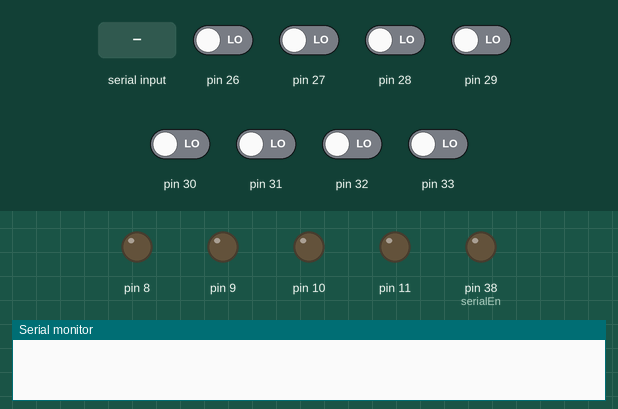
Bench run of a sketch on a simulated Arduino Mega 2560, built with avr-gcc and run on an emulated ATmega2560. Shown: output pins drawn as LEDs (lit = HIGH), the last lines printed to the serial monitor. The test bench sets the inputs (shaded band); at power-on: pin 26–33 LOW.

Above: at 2.2 s.
2.3 s: "X" received over the second serial link
At 3.5 s:
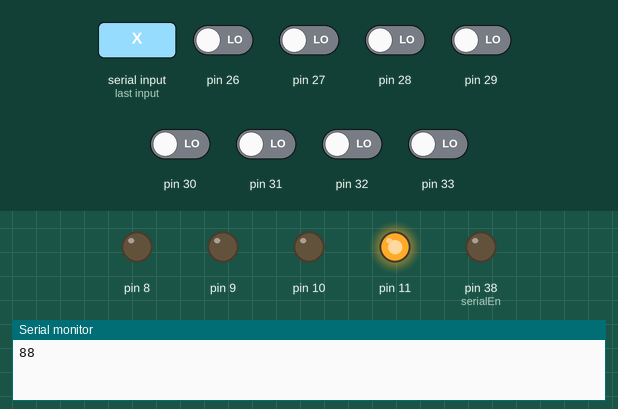
3.8 s: "S" received over the second serial link
At 4.6 s:
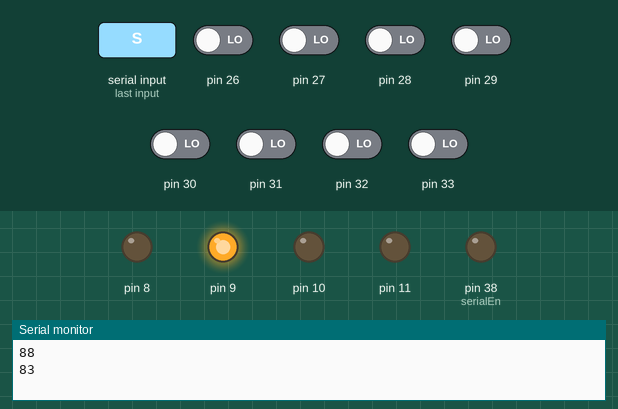
5.3 s: "T" received over the second serial link
At 5.7 s:
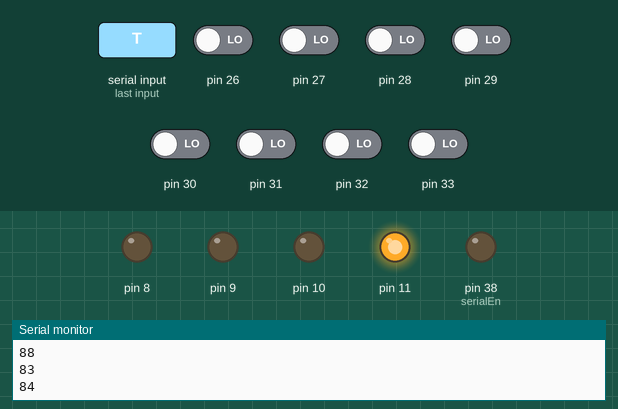
6.8 s: "B" received over the second serial link
At 8.1 s:
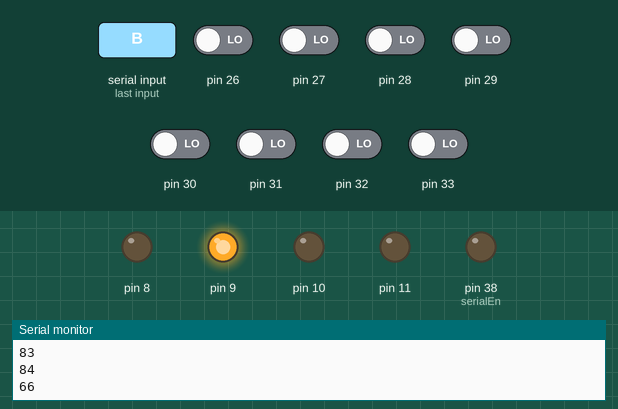
Timing chart, 0 to 9.3 s (numbered marks = the images above; inputs shaded):
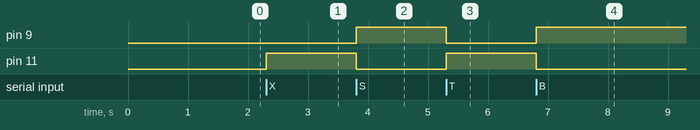

The sketch:

PID_BASE.ino
```cpp
#include <SoftwareSerial.h>

//Digital Reading storage
int l3,l2,l1,cl,cr,r1,r2,r3;

const byte serialEn = 38;        // Connect UART output enable of LSA08 to pin 2
const byte junctionPulse = 40;    // Connect JPULSE of LSA08 to pin 4
char address = 0x01;    // UART address as 0x01

unsigned int junctionCount = 0;

int lasterror = 0;
int error_sum = 0;

void setup() {
  pinMode(serialEn,OUTPUT);   // Setting serialEn as digital output pin
  pinMode(junctionPulse,INPUT);   // Setting junctionPulse as digital input pin

  //Motors
  pinMode(8,OUTPUT);
  pinMode(9,OUTPUT);
  pinMode(10,OUTPUT);
  pinMode(11,OUTPUT);

  //LSA DIGITAL Read pins activation
  for(int i=26;i<=33;i++){
  pinMode(i,INPUT);
  }

  // Setting initial condition of serialEn pin to HIGH
  digitalWrite(serialEn,HIGH);

  // Open serial communications and wait for port to open:
  Serial.begin(115200);

  // set the data rate for the SoftwareSerial port
  Serial3.begin(38400); //38400
  Serial3.flush();   // Clear serial buffer

  digitalWrite(serialEn,LOW);
  clearJunction();
  sendCommand('D',2);
  Serial.flush();
  delay(1000);
}

void loop() { // run over and over
  linefollowing();
  lsa_DIGITALREAD();
}

void linefollowing(){
  //PID values
  const float kp = 9;   //9
  const float kd = 180; //180
  const float ki = 0.11; //0.1
  const int sum_resolution = 130 ; //100 to 150
  const int base_speed = 150;
  const int max_speed = 255; const int high_speed_mod = 150;
  const int setpoint = 35;

  //Line extraction
  byte positionVal = 0;   // Declare a psition variable to store incoming data
  while(Serial3.available() <= 0);   // Wait for data to be available
  positionVal = Serial3.read();    // Read incoming data and store in dummy
  Serial.println(positionVal);
  //PID following
  float error = setpoint - positionVal;
  int motor_speed_1 = base_speed - (error*kp) - (kd*(error - lasterror)) - (ki*error_sum);
  int motor_speed_2 = base_speed + (error*kp) + (kd*(error - lasterror)) + (ki*error_sum);
  lasterror = error;
  error_sum = error + error_sum;
  if(error_sum > sum_resolution){
    error_sum = sum_resolution;
  }
  else if(error_sum < -sum_resolution){
    error_sum = -sum_resolution;
  }

  //motor write
  if(motor_speed_1 < 0){
    motor_speed_1 = 0;
  }
  if(motor_speed_1 > max_speed){
    motor_speed_1 = max_speed;
  }
  if(motor_speed_2 < 0){
    motor_speed_2 = 0;
  }
  if(motor_speed_2 > max_speed){
    motor_speed_2 = max_speed;
  }
  //highSpeed mod
  if(motor_speed_1 == motor_speed_2){
    motor_speed_1 = motor_speed_2 = high_speed_mod;
  }
    digitalWrite(8,LOW);
    digitalWrite(10,LOW);
    analogWrite(11, motor_speed_1); //Serial.print(motor_speed_1); Serial.print("    ");
    analogWrite(9, motor_speed_2); //Serial.println(motor_speed_2);
  }

  //Digital Value reading and saving in global variables
void lsa_DIGITALREAD(){
  for(int i=33;i>=26;i--){
    int x = digitalRead(i);
    if(i == 33){
      l3 = x;
    }
    if(i == 32){
      l2 = x;
    }
    if(i == 31){
      l1 = x;
    }
    if(i == 30){
      cl = x;
    }
    if(i == 29){
      cr = x;
    }
    if(i == 28){
      r1 = x;
    }
    if(i == 27){
      r2 = x;
    }
    if(i == 26){
      r3 = x;
    }
  }
  //DEBUGLINE
  //Serial.print(l3);Serial.print(l2);Serial.print(l1);Serial.print(cl);Serial.print(cr);Serial.print(r1);Serial.print(r2);Serial.println(r3);
}


/*
 * Function to send command to LSA08 in 4 continuous bytes.
 * LSA08 will reply with "OK" for every successful command sent.
 * However, reading the reply is optional, and thus not showing here.
 */
void sendCommand(char command, char data) {

  char checksum = address + command + data;

  Serial3.print(address);
  Serial3.print(command);
  Serial3.print(data);
  Serial3.print(checksum);

}
void commands(char command, char data){

  if(command == 'X'){
  // Clear internal junction count of LSA08
  command = 'X';
  data = 0x00;
  sendCommand(command,data);
  }

  else if(command == 'S'){
  // Setting LCD contrast to 90
  command = 'S';
  sendCommand(command,data);
  }

  else if(command == 'B'){
  // Setting LCD backlight to level 5
  command = 'B';
  data = 0x0 + data;
  sendCommand(command,data);
  }

  else if(command == 'J'){
  // Setting junction width to 6
  command = 'J';
  data = 0x0 + data;
  sendCommand(command,data);
  }

  else if(command == 'T'){
  // Setting threshold value default : 1
  command = 'T';
  data = 0x0 + data;
  sendCommand(command,data);
  }

  else if(command == 'L'){
  // Setting line mode to Dark-On default : 2
  command = 'L';
  data = 0x0 + data;
  sendCommand(command,data);
  }

  else if(command == 'D'){
  // Setting UART ouput to mode Default : 2
  command = 'D';
  data = 0x0 + data;
  sendCommand(command,data);
  }

  else if(command == 'C'){
  // Start calibration
  command = 'C';
  data = 0x00;
  sendCommand(command,data);
  }
}
// Function to retrieve junction count from LSA08
int getJunction() {
  char address = 0x01;
  char command = 'X';
  char data = 0x01;
  char checksum = address + command + data;

  Serial3.write(address);
  Serial3.write(command);
  Serial3.write(data);
  Serial3.write(checksum);

  while(Serial3.available() <= 0);
  return (int(Serial3.read()));
}
// Function to clear internal junction counter of LSA08
void clearJunction() {
  char address = 0x01;
  char command = 'X';
  char data = 0x00;
  char checksum = address + command + data;

  Serial3.write(address);
  Serial3.write(command);
  Serial3.write(data);
  Serial3.write(checksum);
}
```

Measured:
- after the input at 2.3 s, pin 11: LOW → HIGH at once
- after the input at 3.8 s, pin 9: LOW → HIGH at once; pin 11: HIGH → LOW at once
- after the input at 5.3 s, pin 9: HIGH → LOW at once; pin 11: LOW → HIGH at once
- after the input at 6.8 s, pin 9: LOW → HIGH at once; pin 11: HIGH → LOW at once
